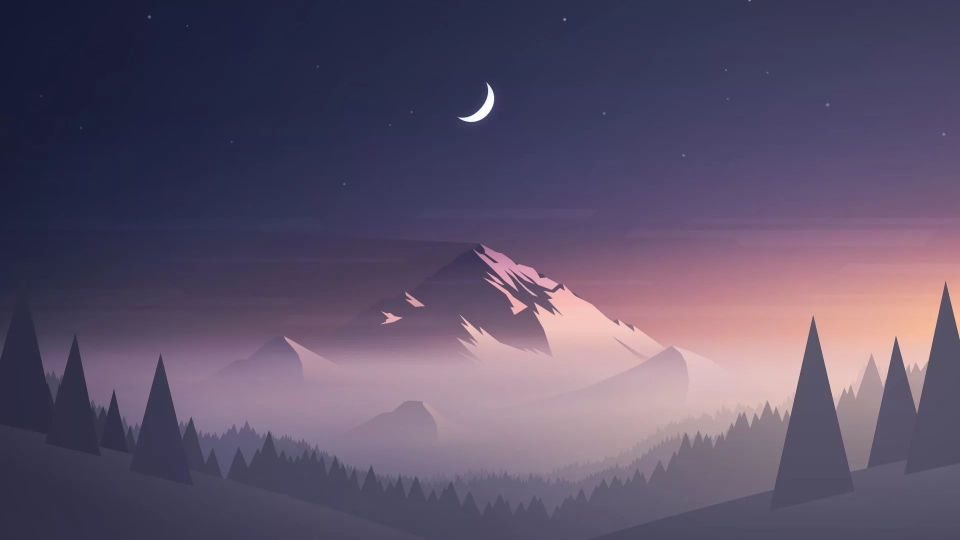
#> input picture sample-image.jpg, 1920 x 1080 px (shown at 1/2 size)
$ python ColorDetect.py
#> lines starting #> are read from the running program, lines starting #| are printed output that depends on the picture
# -*- coding: utf-8 -*-
"""ColorDetect.ipynb

Automatically generated by Colaboratory.

Original file is located at
    https://colab.research.google.com/drive/1gg4Di60rckzfGdZmkG3gHYBFvmoTDnX2

# **Color-Detection using OpenCV**

I will use OpenCV2 for image manipulation, apply KMeans to identify the major colors and then plot the information using Matplotlib.

# **Import Libraries**

Let's first import necessary libraries. We need sklearn for KMeans algorithm, matplotlib.pyplot for plotting graphs, numpy to work with arrays, cv2 to work with image data, collections to use Counter to count values, rgb2lab to convert RGB values and deltaE_cie76 to calculate similarity between colors.
"""

# Commented out IPython magic to ensure Python compatibility.
from sklearn.cluster import KMeans
import matplotlib.pyplot as plt
import numpy as np
import cv2
from collections import Counter
from skimage.color import rgb2lab, deltaE_cie76
import os

# %matplotlib inline

"""## **Working with OpenCV**
Let's first read a sample image and understand basic operations that we can do on it.
"""

imgName = 'sample-image.jpg'
image = cv2.imread(imgName)
#> image is the input picture: shape (1080, 1920, 3); mean B, G, R 105.7, 81.8, 92.8
print("The type of this input is {}".format(type(image)))
#| The type of this input is <class 'numpy.ndarray'>
print("Shape: {}".format(image.shape))
#| Shape: (1080, 1920, 3)
plt.imshow(image)

"""
We see that the image has different colors as compared to the original image. This is because by default OpenCV reads the images in the color order BLUE GREEN RED i.e. BGR. Thus, we need to convert it into REG GREEN BLUE i.e. RGB."""

image = cv2.cvtColor(image, cv2.COLOR_BGR2RGB)
plt.imshow(image)

"""We might want to resize the image to a certain size whenever the images are huge or when we are working with multiple images of different dimensions.


"""

resized_image = cv2.resize(image, (1200, 600))
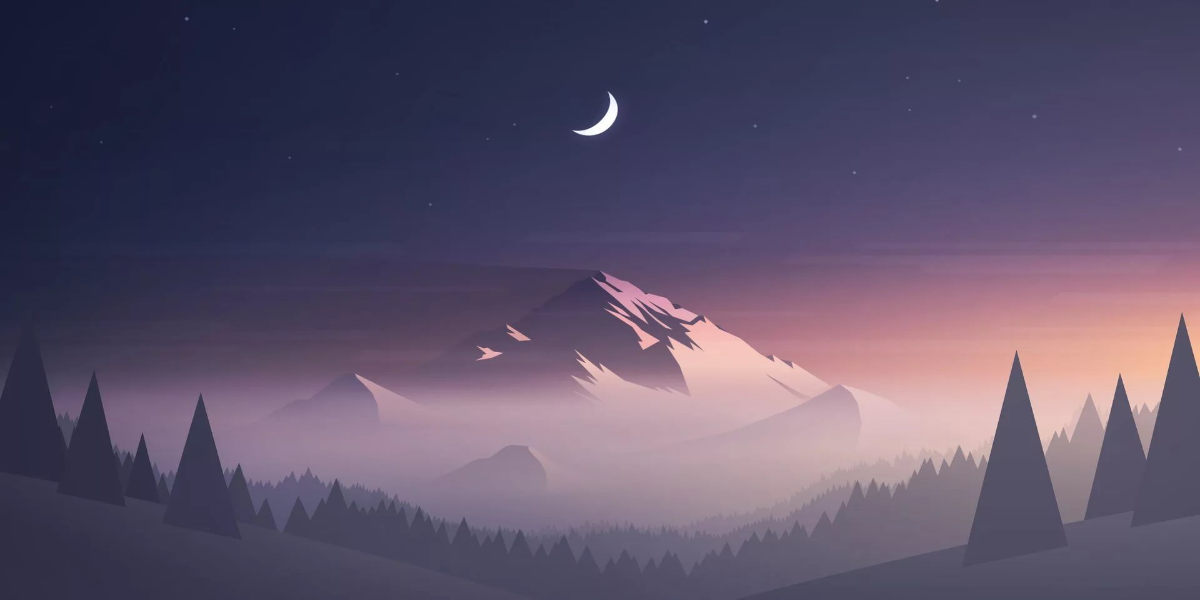
#> resized_image: shape (600, 1200, 3); mean R, G, B 92.8, 81.7, 105.7
plt.imshow(resized_image)

"""## **Color Identification**

First, we will define a function that can give us the hex values of our the colors that we will identify.
"""

def RGB2HEX(color):
    return "#{:02x}{:02x}{:02x}".format(int(color[0]), int(color[1]), int(color[2]))

"""KMeans expects flattened array as input during its fit method. Thus, we need to reshape the image using numpy. Then, we can apply KMeans to first fit and then predict on the image to get the results. Then, the cluster colors are identified an arranged in the correct order. We plot the colors as a pie chart."""

def get_image(image_path):
    image = cv2.imread(image_path)
    image = cv2.cvtColor(image, cv2.COLOR_BGR2RGB)
    return image

def get_colors(image, number_of_colors, show_chart):

#> called with number_of_colors = 8, show_chart = True
    modified_image = cv2.resize(image, (600, 400), interpolation = cv2.INTER_AREA)
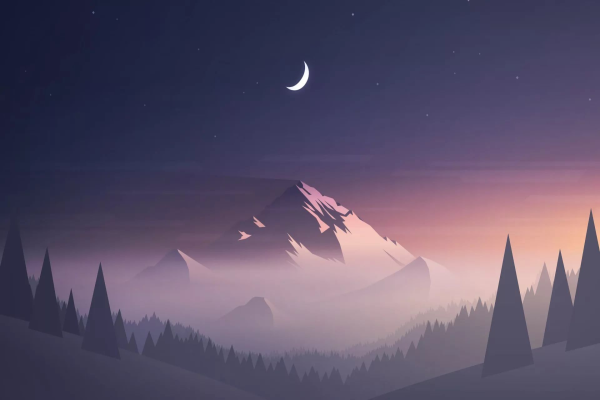
#> modified_image: shape (400, 600, 3); mean R, G, B 92.8, 81.8, 105.7
    modified_image = modified_image.reshape(modified_image.shape[0]*modified_image.shape[1], 3)

    clf = KMeans(n_clusters = number_of_colors)
    labels = clf.fit_predict(modified_image)

    counts = Counter(labels)
#> counts = {6: 33325, 2: 40166, 4: 44472, 3: 21093, 0: 44808, 7: 21960, 1: 18964, 5: 15212}
    # sort to ensure correct color percentage
    counts = dict(sorted(counts.items()))
#> counts = {0: 44808, 1: 18964, 2: 40166, 3: 21093, 4: 44472, 5: 15212, 6: 33325, 7: 21960}

    center_colors = clf.cluster_centers_
    # We get ordered colors by iterating through the keys
    ordered_colors = [center_colors[i] for i in counts.keys()]
#> ordered_colors = [[85.27, 77.81, 105], [186.6, 149.2, 159], [48, 49.32, 77.22], [149.5, 121.1, 141.8], [65.62, 62.62, 92.28], [223.2, 180.2, 177.1], [30.81, 34.62, 63.04], [114, 95.39, 121.5]]
    hex_colors = [RGB2HEX(ordered_colors[i]) for i in counts.keys()]
#> hex_colors = ['#554d68', '#ba959f', '#2f314d', '#95798d', '#413e5c', '#dfb4b1', '#1e223f', '#725f79']
    rgb_colors = [ordered_colors[i] for i in counts.keys()]
#> rgb_colors has the same summary as ordered_colors

    if (show_chart):
        plt.figure(figsize = (8, 6))
        plt.pie(counts.values(), labels = hex_colors, colors = hex_colors)

    return rgb_colors

get_colors(get_image(imgName), 8, True)
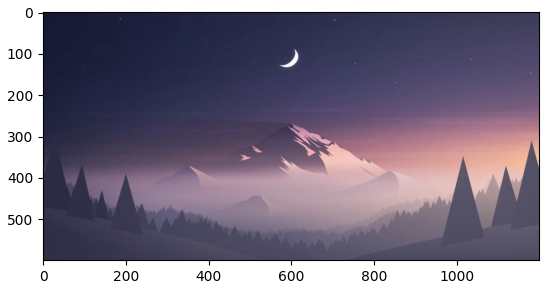
#> figure drawn by matplotlib, 1 panel; B, G, R data is drawn as R, G, B
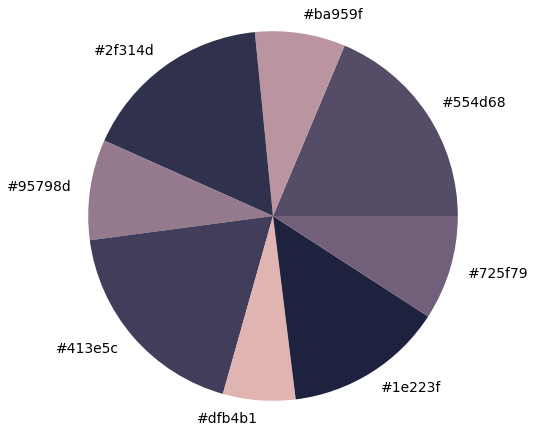
#> figure drawn by matplotlib, 1 panel
